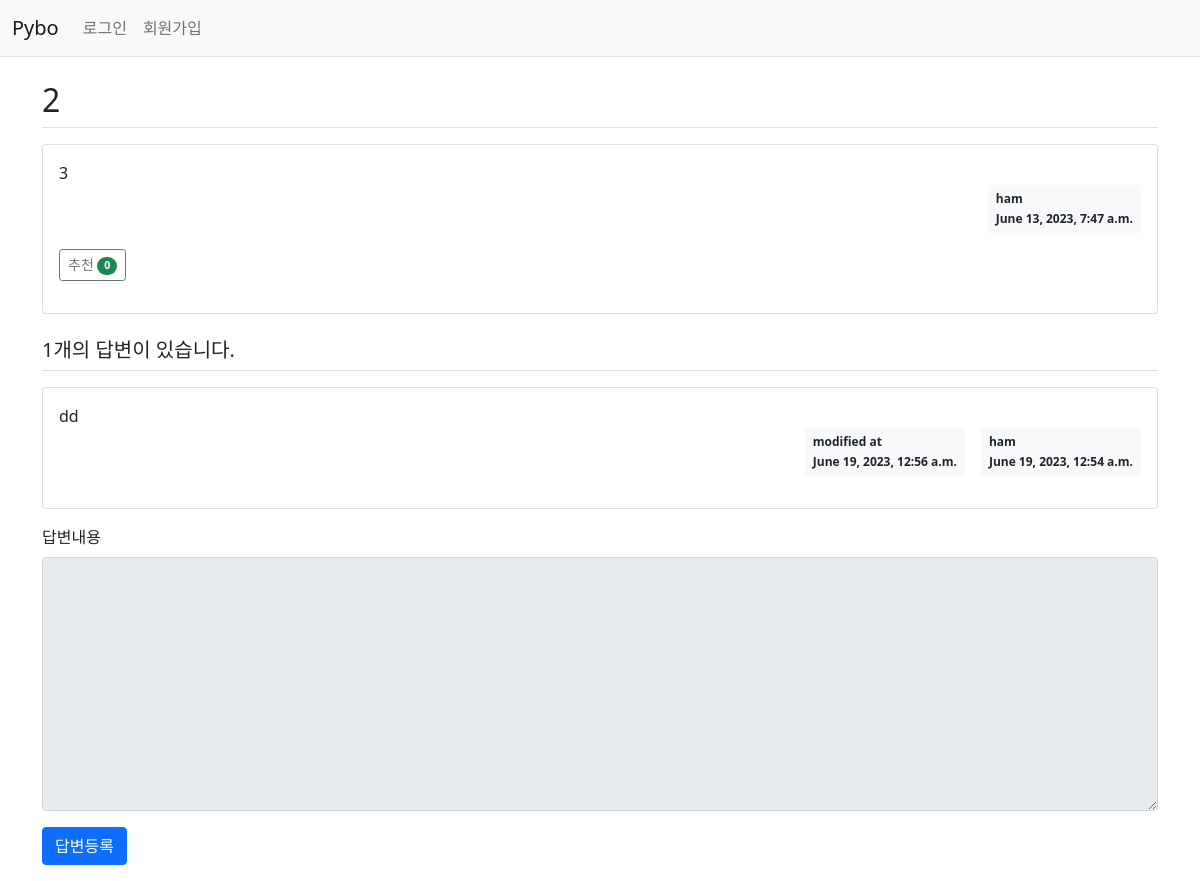
Page /10/ on the committed database.
### pybo/models.py (models this page shows)
class Question(models.Model):
    author = models.ForeignKey(User, on_delete=models.CASCADE, null=True, related_name='author_question')
    subject = models.CharField(max_length=200)
    content = models.TextField()
    create_date = models.DateTimeField()
    modify_date = models.DateTimeField(null=True, blank=True)
    voter = models.ManyToManyField(User, related_name='voter_question')

class Answer(models.Model):
    author = models.ForeignKey(User, on_delete=models.CASCADE, null=True, related_name='author_answer')
    question = models.ForeignKey(Question, on_delete=models.CASCADE)
    content = models.TextField()
    create_date = models.DateTimeField()
    modify_date = models.DateTimeField(null=True, blank=True)
    voter = models.ManyToManyField(User, related_name='voter_answer')

### pybo/views.py (the view)
# urls.py: path('<int:question_id>/', views.detail, name='detail'),
def detail(request, question_id):
    question = Question.objects.get(id=question_id)
    context = {'question': question}
    return render(request, 'pybo/question_detail.html', context)

### templates/pybo/question_detail.html (shortened to what this page needs)
{% extends 'base.html' %}
{% block content %}
<div class="container my-3">
    <h2 class="border-bottom py-2">{{ question.subject }}</h2>
    <div class="card my-3">
        <div class="card-body">
            <div class="card-text" style="white-space: pre-line;">{{ question.content }}</div>
            <div class="d-flex justify-content-end">
                <div class="badge bg-light text-dark p-2 text-start">
                    <div class="mb-2">{{ question.author.username }}</div>
                     <div> {{ question.create_date }}</div>
                </div>
            </div>
            <div class="my-3">
            <a href="javascript:void(0)" data-uri="{% url 'pybo:question_vote' question.id  %}"
            class="recommend btn btn-sm btn-outline-secondary"> 추천
            <span class="badge rounded-pill bg-success">{{question.voter.count}}</span>
            </a>
        </div>
        </div>
    </div>
    <h5 class="border-bottom my-3 py-2">{{question.answer_set.count}}개의 답변이 있습니다.</h5>
    {% for answer in question.answer_set.all %}
    <div class="card my-3">
        <div class="card-body">
            <div class="card-text" style="white-space: pre-line;">{{ answer.content }}</div>
            <div class="d-flex justify-content-end">
                {% if answer.modify_date %}
            <div class="badge bg-light text-dark p-2 text-start mx-3">
                <div class="mb-2">modified at</div>
                <div>{{ answer.modify_date }}</div>
            </div>
            {% endif %}
                <div class="badge bg-light text-dark p-2 text-start">
                    <div class="mb-2">{{ answer.author.username }}</div>
                    <div>   {{ answer.create_date }}</div>
                </div>
            </div>
        </div>
    </div>
    {% endfor %}
    <form action="{% url 'pybo:answer_create' question.id %}" method="post" class="my-3">
        <div class="mb-3">
            <label for="content" class="form-label">답변내용</label>
            <textarea {% if not user.is_authenticated %}disabled{% endif %}
              name="content" id="content" class="form-control" rows="10"></textarea>
        </div>
        <input type="submit" value="답변등록" class="btn btn-primary">
    </form>
</div>
{% endblock %}

### rows in the picture
Question: subject "2", content "3", author.username "ham", create_date "June 13, 2023, 7:47 a.m.", voter.count "0", answer_set.count "1"
Answer: content "dd", modify_date "June 19, 2023, 12:56 a.m.", author.username "ham", create_date "June 19, 2023, 12:54 a.m."
